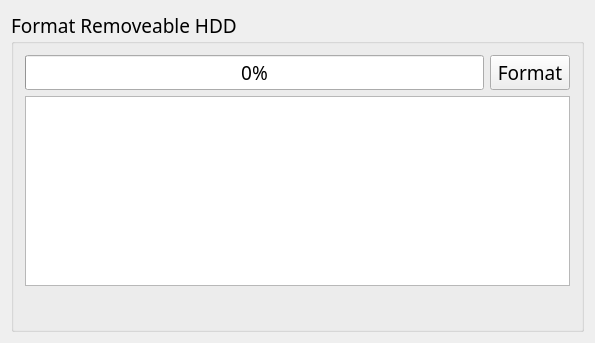
<ui version="4.0" >
 <class>DiskClass</class>
 <widget class="QWidget" name="DiskClass" >
  <property name="geometry" >
   <rect>
    <x>0</x>
    <y>0</y>
    <width>595</width>
    <height>343</height>
   </rect>
  </property>
  <property name="windowTitle" >
   <string>Disk</string>
  </property>
  <layout class="QVBoxLayout" name="verticalLayout_2" >
   <item>
    <widget class="QGroupBox" name="groupBox" >
     <property name="font" >
      <font>
       <family>Book Antiqua</family>
       <pointsize>14</pointsize>
       <weight>50</weight>
       <italic>false</italic>
       <bold>false</bold>
       <underline>false</underline>
       <strikeout>false</strikeout>
      </font>
     </property>
     <property name="title" >
      <string>Format Removeable HDD</string>
     </property>
     <layout class="QVBoxLayout" name="verticalLayout" >
      <item>
       <layout class="QHBoxLayout" name="horizontalLayout_4" >
        <item>
         <widget class="QProgressBar" name="progressBar" >
          <property name="font" >
           <font>
            <pointsize>14</pointsize>
           </font>
          </property>
          <property name="value" >
           <number>0</number>
          </property>
         </widget>
        </item>
        <item>
         <widget class="QPushButton" name="pushButton_format" >
          <property name="maximumSize" >
           <size>
            <width>120</width>
            <height>35</height>
           </size>
          </property>
          <property name="font" >
           <font>
            <family>Book Antiqua</family>
            <pointsize>14</pointsize>
            <weight>50</weight>
            <italic>false</italic>
            <bold>false</bold>
            <underline>false</underline>
            <strikeout>false</strikeout>
           </font>
          </property>
          <property name="text" >
           <string>Format</string>
          </property>
         </widget>
        </item>
       </layout>
      </item>
      <item>
       <layout class="QHBoxLayout" name="horizontalLayout" >
        <item>
         <widget class="QTextBrowser" name="textBrowser" />
        </item>
       </layout>
      </item>
      <item>
       <widget class="QLabel" name="label" >
        <property name="alignment" >
         <set>Qt::AlignCenter</set>
        </property>
       </widget>
      </item>
     </layout>
    </widget>
   </item>
  </layout>
 </widget>
 <layoutdefault spacing="6" margin="11" />
 <resources/>
 <connections/>
</ui>
